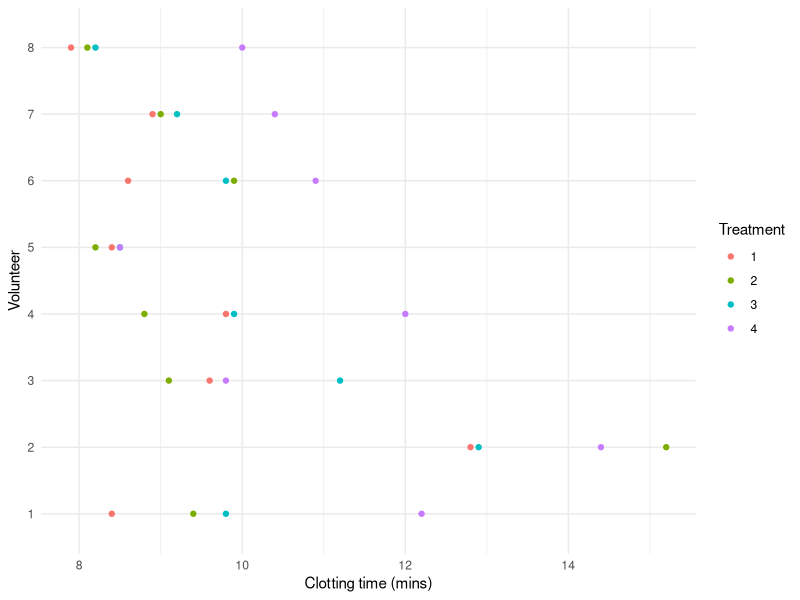
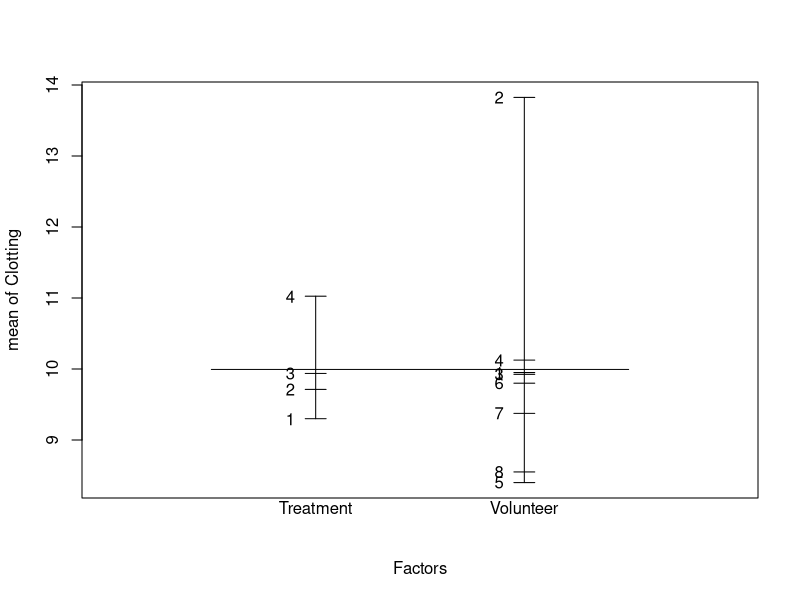
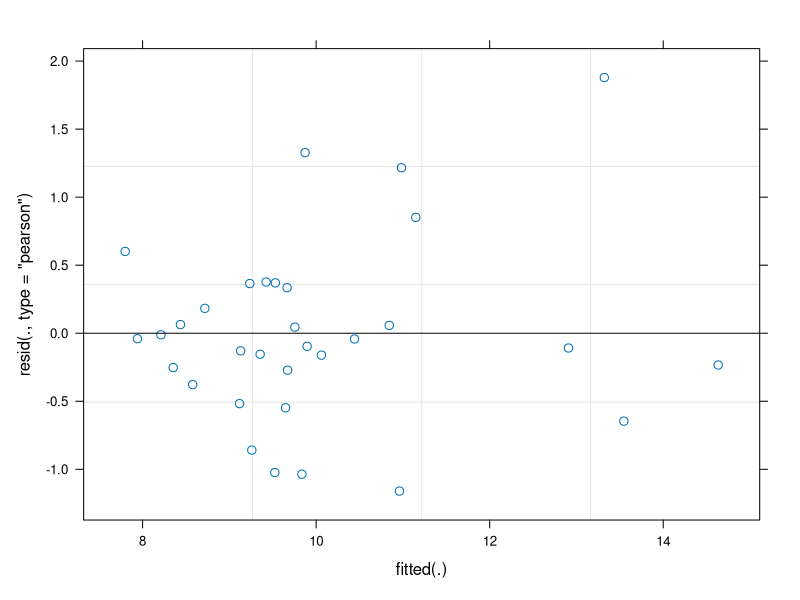
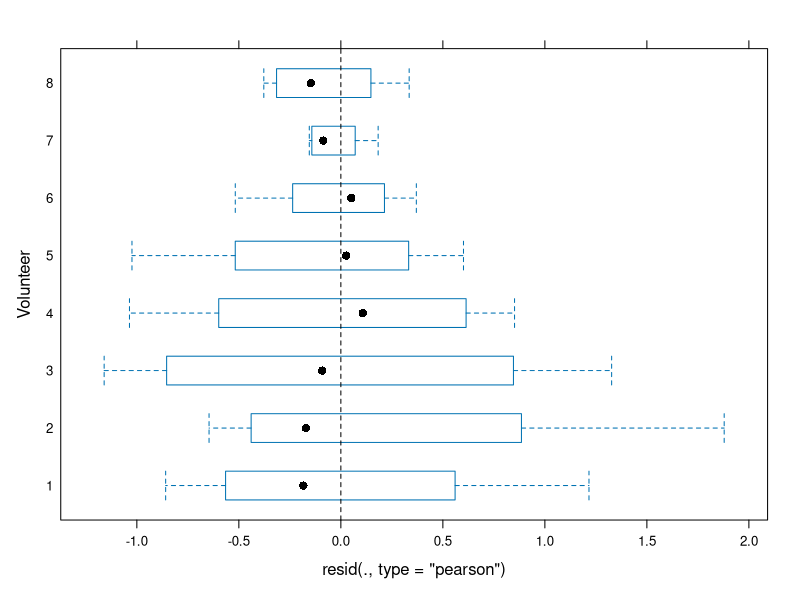
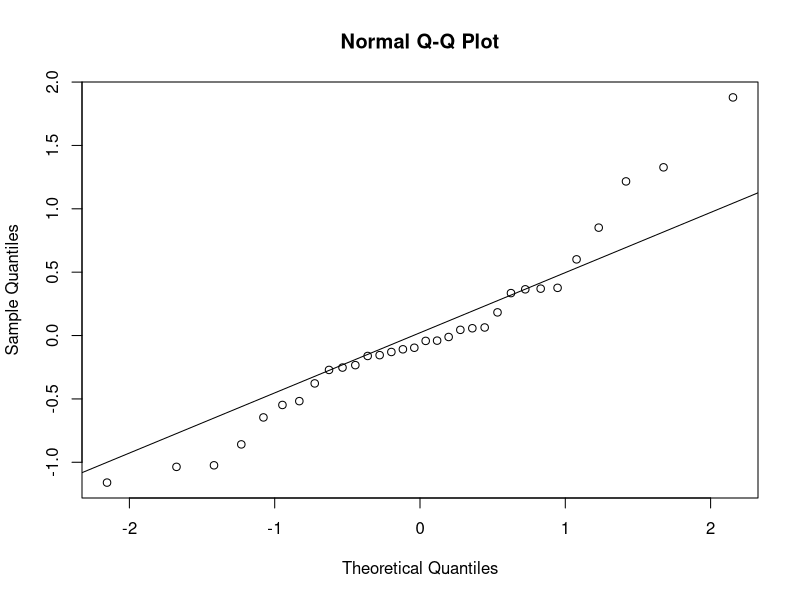
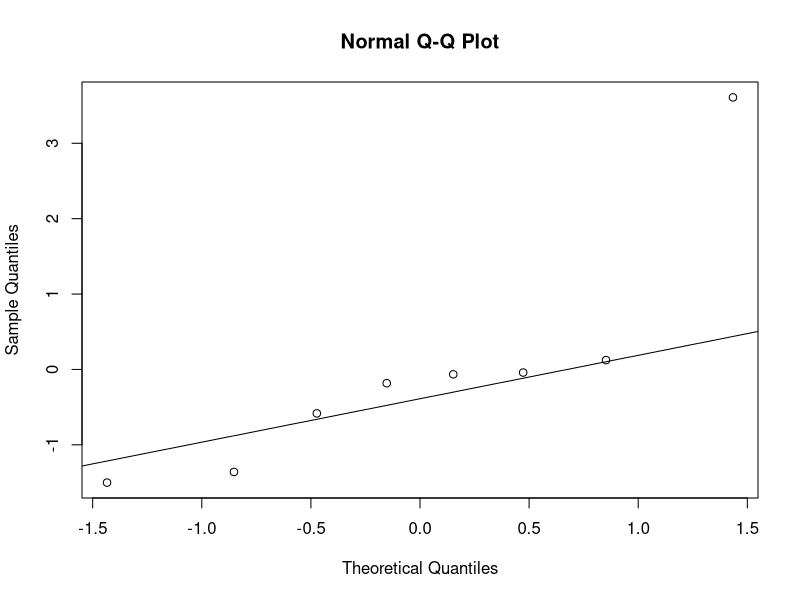
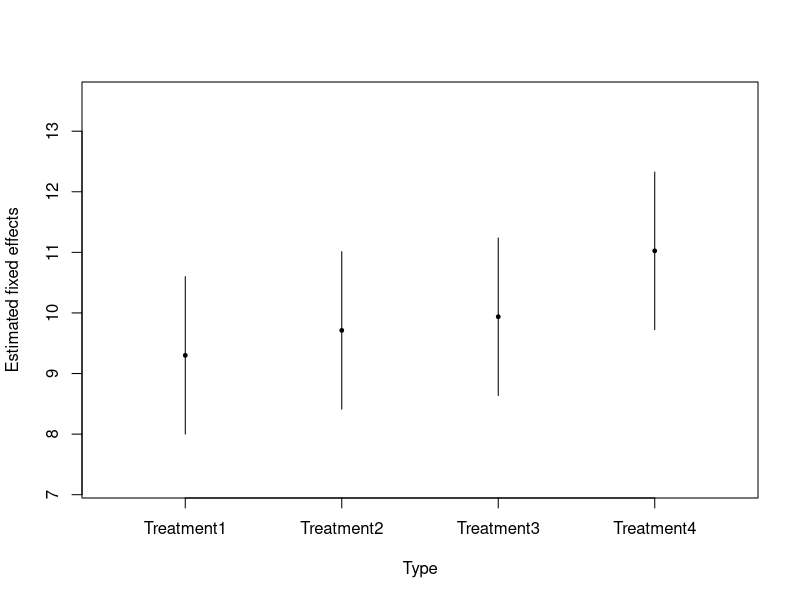
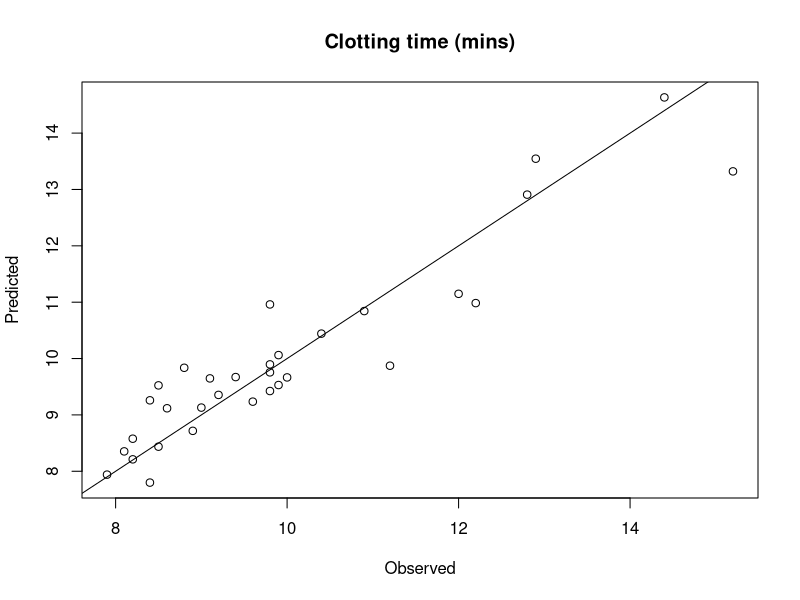

Write the R code that produced these figures, in order.
## ---- chunk 1
knitr::opts_chunk$set(echo = TRUE)  
## ---- chunk 2
Plasma <- read.table("Plasma.txt", header=TRUE)
head(Plasma, n=8)

Plasma$Volunteer <- as.factor(Plasma$Volunteer)
Plasma$Treatment <- as.factor(Plasma$Treatment)
str(Plasma)
## ---- chunk 3
library(ggplot2)

ggplot(Plasma, aes(x=Clotting, y=Volunteer, color=Treatment)) +
  geom_point() +
  labs(x="Clotting time (mins)", y="Volunteer") +
  theme_minimal()
## ---- chunk 4
plot.design(Clotting ~ Treatment + Volunteer, data=Plasma)
## ---- chunk 5
## Fit the models ##
library(lme4)

plasma.null <- lm(Clotting ~ -1 + Treatment, data=Plasma)
plasma.lmer <- lmer(Clotting ~ -1 + Treatment + (1|Volunteer), data=Plasma)

## LRT for the variance component sigma2_u ##
LRT <- -2*(logLik(plasma.null,REML=T)-logLik(plasma.lmer,REML=T))
mean(1-pchisq(LRT,df=c(0,1)))

## We can also use the AIC/BIC to compare the models ##
Models <- list(plasma.null=plasma.null, plasma.lmer=plasma.lmer)
cbind(AIC=lapply(Models, AIC), BIC=lapply(Models, BIC))
## ---- chunk 6
M1 <- lmer(Clotting ~ 1 + (1|Volunteer), data=Plasma, REML=FALSE)
M2 <- lmer(Clotting ~ -1 + Treatment + (1|Volunteer), data=Plasma, REML=FALSE)
anova(M1,M2)
## ---- chunk 7
plot(plasma.lmer)
plot(plasma.lmer, Volunteer ~ resid(., type="pearson"), abline=0, lty=2)

res <- resid(plasma.lmer, type="pearson")
qqnorm(res)
qqline(res)

shapiro.test(res)
## ---- chunk 8
u <- unlist(ranef(plasma.lmer)$Volunteer)
qqnorm(u)
qqline(u)

shapiro.test(u)
## ---- chunk 9
fixef(plasma.lmer)
vcov(plasma.lmer)

beta.CI <- confint(plasma.lmer, parm="beta_")
beta.CI

i <- length(unique(Plasma$Volunteer))
j <- length(unique(Plasma$Treatment))

plot(1:j, fixef(plasma.lmer), pch=19, cex=0.5, xaxt="n",
     xlim=0.5+c(0,j), ylim=range(c(beta.CI))*c(0.9,1.1),
     xlab="Type", ylab="Estimated fixed effects")
axis(1, at=1:j, labels=rownames(beta.CI))
segments(1:j, beta.CI[,"2.5 %"], 1:j, beta.CI[,"97.5 %"])
## ---- chunk 10
library(emmeans)
emmeans(plasma.lmer, pairwise~Treatment, infer=T)$contrasts
## ---- chunk 11
VarCorr(plasma.lmer)
confint(plasma.lmer, parm="theta_")
## ---- chunk 12
t(ranef(plasma.lmer)$Volunteer)

plasma.fitted <- cbind(Plasma,
                       Clotting.fit=fitted(plasma.lmer),
                       error=resid(plasma.lmer))
head(plasma.fitted, n=8)

plot(plasma.fitted$Clotting, plasma.fitted$Clotting.fit,
     xlab="Observed", ylab="Predicted", main="Clotting time (mins)")
lines(c(0,20), c(0,20))
## ---- chunk 13
Spiders <- read.table("Spiders.txt", header=T)
Spiders$Plot <- as.factor(Spiders$Plot)
str(Spiders)
## ---- chunk 14
library(ggplot2)

ggplot(Spiders, aes(x=HerbLayer, y=DivIndex, color=Plot)) +
  geom_point() +
  labs(x="Percentage of Herb Layer Cover", y="Diversity Index") +
  theme_minimal()

ggplot(Spiders, aes(x=Litter, y=DivIndex, color=Plot)) +
  geom_point() +
  labs(x="Percentage of Litter Content", y="Diversity Index") +
  theme_minimal()

ggplot(Spiders, aes(x=GroundVeg, y=DivIndex, color=Plot)) +
  geom_point() +
  labs(x="Percentage of Ground Vegetation", y="Diversity Index") +
  theme_minimal()
## ---- chunk 15
plot.design(DivIndex ~ Plot, data=Spiders)
## ---- chunk 16
## Fit the models ##
library(lme4)

spiders.null <- lm(DivIndex ~ 1 + HerbLayer + Litter + GroundVeg, data=Spiders)
spiders.lmer <- lmer(DivIndex ~ 1 + HerbLayer + Litter + GroundVeg + (1|Plot), data=Spiders)

## LRT for the variance component sigma2_u ##
LRT <- -2*(logLik(spiders.null,REML=T)-logLik(spiders.lmer,REML=T))
mean(1-pchisq(LRT,df=c(0,1)))
## ---- chunk 17
M0 <- lmer(DivIndex ~ 1 + (1|Plot), data=Spiders, REML=FALSE)
M1 <- lmer(DivIndex ~ 1 + HerbLayer + (1|Plot), data=Spiders, REML=FALSE)
M2 <- lmer(DivIndex ~ 1 + HerbLayer + Litter + (1|Plot), data=Spiders, REML=FALSE)
M3 <- lmer(DivIndex ~ 1 + HerbLayer + Litter + GroundVeg + (1|Plot), data=Spiders, REML=FALSE)
anova(M0,M1,M2,M3)
## ---- chunk 18
M4 <- lmer(DivIndex ~ 1 + HerbLayer + Litter + HerbLayer*Litter + (1|Plot), data=Spiders, REML=FALSE)
anova(M2,M4)
## ---- chunk 19
Model <- lmer(DivIndex ~ 1 + HerbLayer + Litter + (1|Plot), data=Spiders)
summary(Model)
## ---- chunk 20
plot(Model)
plot(Model, Plot ~ resid(., type="pearson"), abline=0, lty=2)

res <- resid(Model, type="pearson")
qqnorm(res)
qqline(res)

shapiro.test(res)
## ---- chunk 21
u <- unlist(ranef(Model)$Plot)
qqnorm(u)
qqline(u)

shapiro.test(u)
## ---- chunk 22
fixef(Model)

beta.CI <- confint(Model, parm="beta_")
beta.CI
## ---- chunk 23
VarCorr(Model)
confint(Model, parm="theta_")
## ---- chunk 24
spiders.fitted <- cbind(Spiders,
                        DivIndex.fit=fitted(Model),
                        error=resid(Model))
head(spiders.fitted)

plot(spiders.fitted$DivIndex, spiders.fitted$DivIndex.fit,
     xlab="Observed", ylab="Predicted", main="Diversity Index",
     xlim=c(0.4,1.5), ylim=c(0.4,1.5))
lines(c(0,2),c(0,2))
## ---- chunk 25
Oats <- read.table("Oats.txt", header=T, stringsAsFactors = T)
head(Oats, n=12)
str(Oats)

library(ggplot2)

ggplot(Oats, aes(x=factor(nitro), y=yield, color=Variety)) +
  geom_line(aes(group=Variety)) + 
  geom_point() + 
  labs(x="Nitrogen concentration", y="Yield") +
  ggtitle("Yield of oats by variety and nitrogen level") +
  facet_wrap(~ Block, ncol=2) +
  theme_minimal()
## ---- chunk 26
plot.design(yield ~ Block*Variety*factor(nitro), data=Oats)
## ---- chunk 27
library(lme4)

M0 <- lm(yield ~ 1 + Variety*factor(nitro), data=Oats)
M1 <- lmer(yield ~ 1 + Variety*factor(nitro) + (1|Block), data=Oats)
M2 <- lmer(yield ~ 1 + Variety*factor(nitro) + (1|Block) + (1|Block:Variety), data=Oats)
## ---- chunk 28
test01 <- -2*(logLik(M0,REML=T)-logLik(M1,REML=T))
mean(1-pchisq(test01,df=c(0,1)))
## ---- chunk 29
test12 <- -2*(logLik(M1,REML=T)-logLik(M2,REML=T))
mean(1-pchisq(test12,df=c(0,1)))
## ---- chunk 30
M2a <- lmer(yield ~ 1 + (1|Block) + (1|Block:Variety), data=Oats, REML=FALSE)
M2b <- lmer(yield ~ 1 + Variety + (1|Block) + (1|Block:Variety), data=Oats, REML=FALSE)
M2c <- lmer(yield ~ 1 + Variety + factor(nitro) + (1|Block) + (1|Block:Variety), data=Oats, REML=FALSE)
M2d <- lmer(yield ~ 1 + Variety*factor(nitro) + (1|Block) + (1|Block:Variety), data=Oats, REML=FALSE)
anova(M2a,M2b,M2c,M2d)
## ---- chunk 31
## Final model ##
library(lme4)

Model <- lmer(yield ~ -1 + factor(nitro) + (1|Block) + (1|Block:Variety), data=Oats)
summary(Model)
## ---- chunk 32
plot(Model)
plot(Model, Block ~ resid(., type="pearson"), abline=0, lty=2)
plot(Model, Block:Variety ~ resid(., type="pearson"), abline=0, lty=2)

res <- resid(Model, type="pearson")
qqnorm(res)
qqline(res)

shapiro.test(res)
## ---- chunk 33
u <- t(ranef(Model)$Block)
qqnorm(u)
qqline(u)
shapiro.test(u)

v <- t(ranef(Model)$`Block:Variety`)
qqnorm(v)
qqline(v)
shapiro.test(v)
## ---- chunk 34
fixef(Model)

beta.CI <- confint(Model, parm="beta_")
beta.CI

j <- 4
plot(1:j, fixef(Model), pch=19, cex=0.5, xaxt="n",
     xlim=0.5+c(0,j), ylim=range(c(beta.CI))*c(0.9,1.1),
     xlab="Nitro", ylab="Estimated fixed effects")
axis(1, at=1:j, labels=c("0","0.2","0.4","0.6"))
segments(1:j, beta.CI[,"2.5 %"], 1:j, beta.CI[,"97.5 %"])

library(emmeans)
emmeans(Model, pairwise~factor(nitro), infer=T)
## ---- chunk 35
VarCorr(Model)
confint(Model, parm="theta_")

cor1 <- 14.506^2/(11.039^2+14.506^2+12.75^2)
cor1

cor2 <- 11.039^2/(11.039^2+14.506^2+12.75^2)
cor2
## ---- chunk 36
t(ranef(Model)$Block)
t(ranef(Model)$`Block:Variety`)

Oats.fitted <- data.frame(Oats,
                          yield.fit=fitted(Model),
                          yield.error=resid(Model))
head(Oats.fitted)
